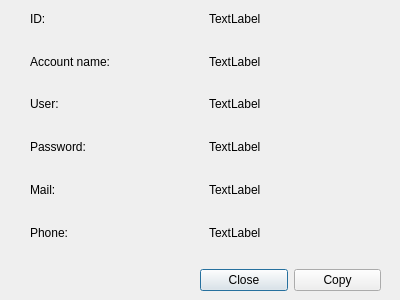
<?xml version="1.0" encoding="UTF-8"?>
<ui version="4.0">
 <class>ViewDialog</class>
 <widget class="QDialog" name="ViewDialog">
  <property name="geometry">
   <rect>
    <x>0</x>
    <y>0</y>
    <width>400</width>
    <height>300</height>
   </rect>
  </property>
  <property name="windowTitle">
   <string>Dialog</string>
  </property>
  <widget class="QWidget" name="gridLayoutWidget_2">
   <property name="geometry">
    <rect>
     <x>200</x>
     <y>260</y>
     <width>181</width>
     <height>41</height>
    </rect>
   </property>
   <layout class="QGridLayout" name="gridLayout_2">
    <item row="0" column="0">
     <widget class="QPushButton" name="btnClose">
      <property name="text">
       <string>Close</string>
      </property>
     </widget>
    </item>
    <item row="0" column="1">
     <widget class="QPushButton" name="btnCopyPassword">
      <property name="text">
       <string>Copy</string>
      </property>
     </widget>
    </item>
   </layout>
  </widget>
  <widget class="QWidget" name="gridLayoutWidget">
   <property name="geometry">
    <rect>
     <x>30</x>
     <y>0</y>
     <width>351</width>
     <height>251</height>
    </rect>
   </property>
   <layout class="QGridLayout" name="gridLayout">
    <item row="3" column="0">
     <widget class="QLabel" name="labelPassword">
      <property name="text">
       <string>Password:</string>
      </property>
     </widget>
    </item>
    <item row="4" column="0">
     <widget class="QLabel" name="labelMail">
      <property name="text">
       <string>Mail:</string>
      </property>
     </widget>
    </item>
    <item row="0" column="0">
     <widget class="QLabel" name="labelId">
      <property name="text">
       <string>ID:</string>
      </property>
     </widget>
    </item>
    <item row="2" column="0">
     <widget class="QLabel" name="labelUser">
      <property name="text">
       <string>User:</string>
      </property>
     </widget>
    </item>
    <item row="1" column="0">
     <widget class="QLabel" name="labelName">
      <property name="text">
       <string>Account name:</string>
      </property>
     </widget>
    </item>
    <item row="5" column="0">
     <widget class="QLabel" name="labelPhone">
      <property name="text">
       <string>Phone:</string>
      </property>
     </widget>
    </item>
    <item row="0" column="1">
     <widget class="QLabel" name="labelIdValue">
      <property name="text">
       <string>TextLabel</string>
      </property>
     </widget>
    </item>
    <item row="1" column="1">
     <widget class="QLabel" name="labelNameValue">
      <property name="text">
       <string>TextLabel</string>
      </property>
     </widget>
    </item>
    <item row="2" column="1">
     <widget class="QLabel" name="labelUserValue">
      <property name="text">
       <string>TextLabel</string>
      </property>
     </widget>
    </item>
    <item row="3" column="1">
     <widget class="QLabel" name="labelPasswordValue">
      <property name="text">
       <string>TextLabel</string>
      </property>
     </widget>
    </item>
    <item row="4" column="1">
     <widget class="QLabel" name="labelMailValue">
      <property name="text">
       <string>TextLabel</string>
      </property>
     </widget>
    </item>
    <item row="5" column="1">
     <widget class="QLabel" name="labelPhoneValue">
      <property name="text">
       <string>TextLabel</string>
      </property>
     </widget>
    </item>
   </layout>
  </widget>
 </widget>
 <resources/>
 <connections/>
</ui>
